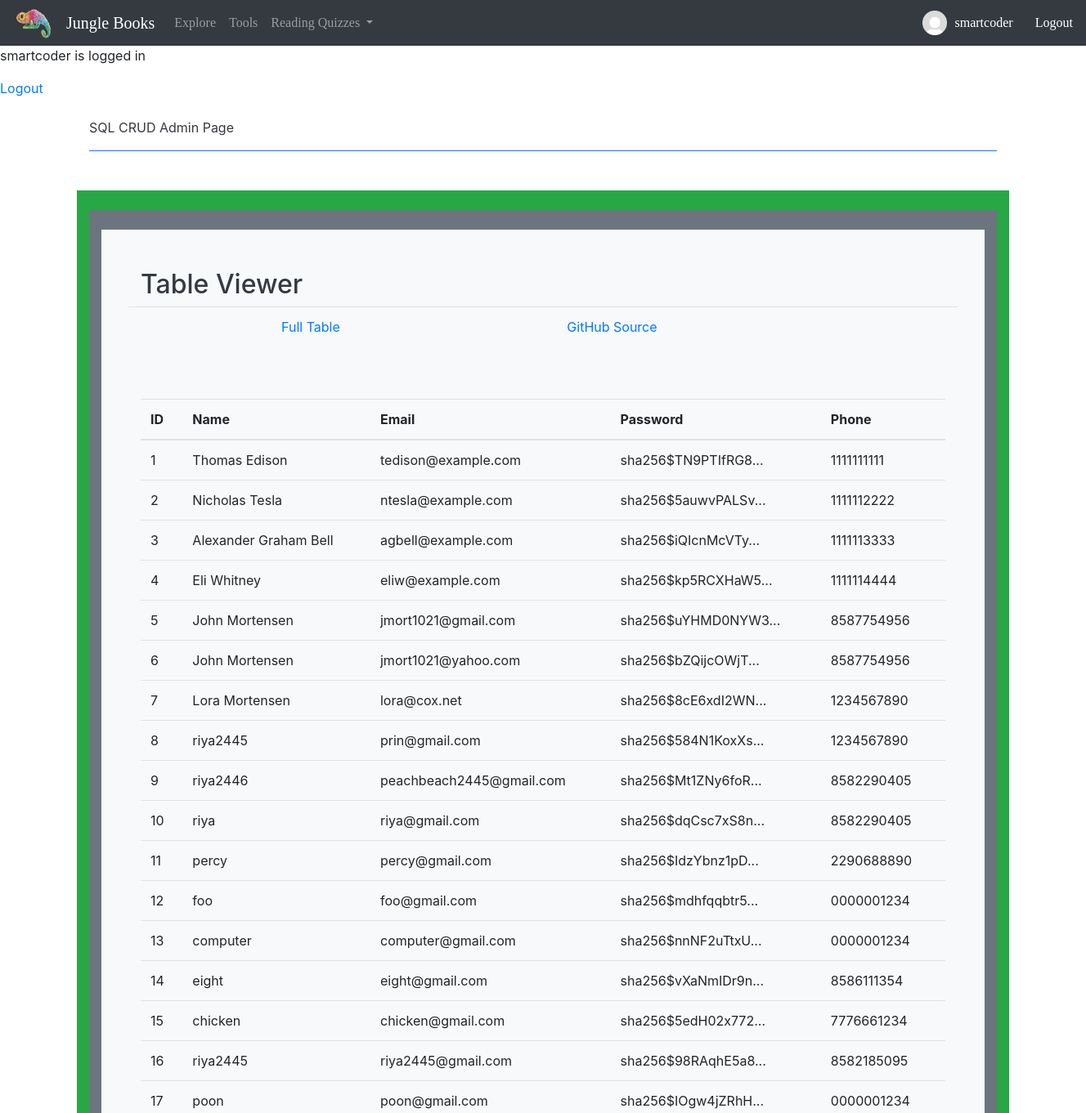
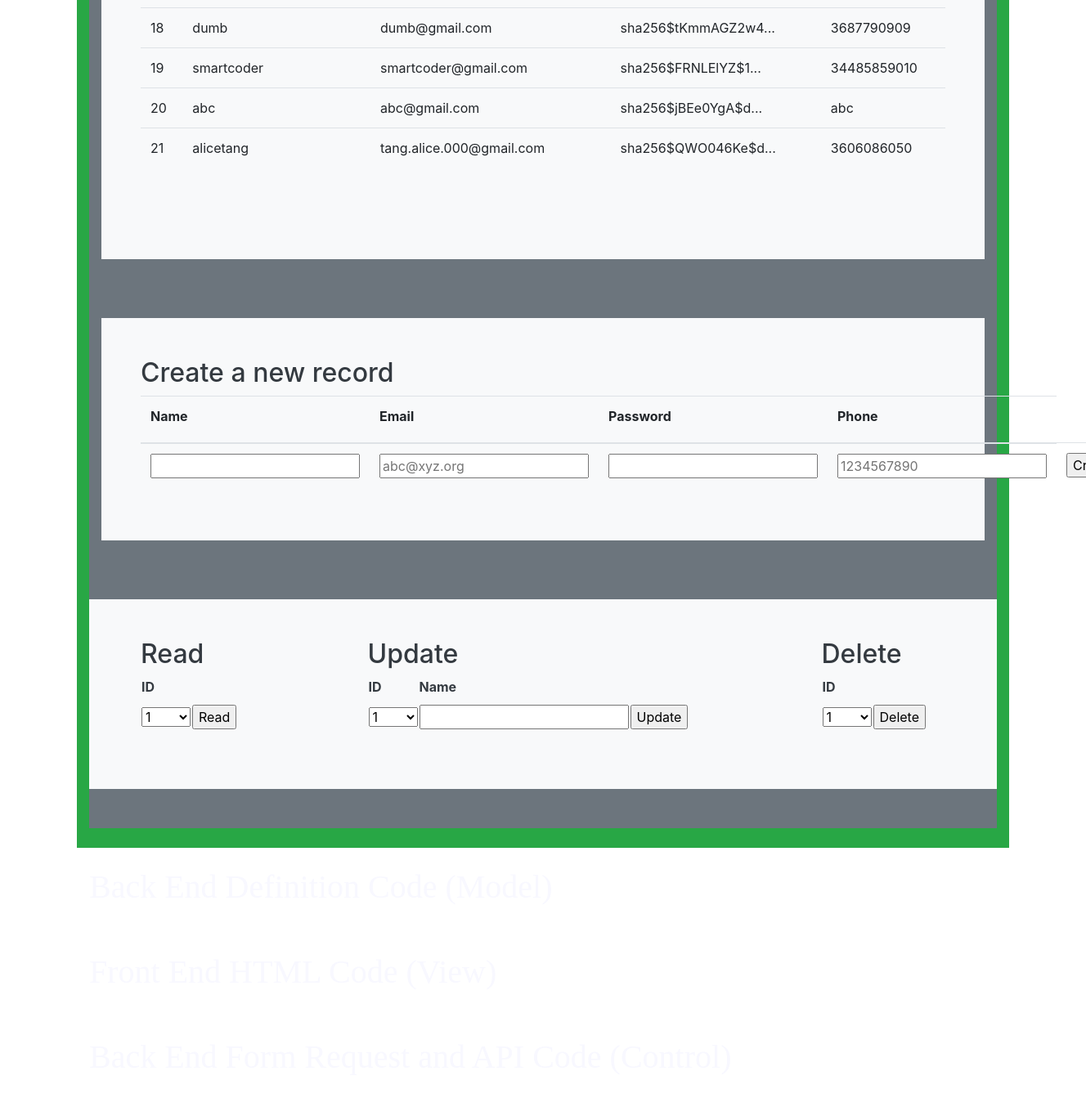
/crud/ (signed in), run on the app's committed database (2 pictures, top to bottom).
### cruddy/model.py (models this page shows, shortened)
class Users(UserMixin, db.Model):
    __tablename__ = 'users'
    userID = db.Column(db.Integer, primary_key=True)
    name = db.Column(db.String(255), unique=False, nullable=False)
    email = db.Column(db.String(255), unique=True, nullable=False)
    password = db.Column(db.String(255), unique=False, nullable=False)
    phone = db.Column(db.String(255), unique=False, nullable=False)
    notes = db.relationship("Notes", cascade='all, delete', backref='users', lazy=True)
    def read(self):
        return {
            "userID": self.userID,
            "name": self.name,
            "email": self.email,
            "password": self.password,
            "phone": self.phone,
            "query": "by_alc"  # This is for fun, a little watermark
        }
    def delete(self):
        db.session.delete(self)
        db.session.commit()
        return None

### cruddy/app_crud.py (the view)
@app_crud.route('/')
@login_required  # Flask-Login uses this decorator to restrict acess to logged in users
def crud():
    return render_template("crud.html", table=users_all())

### cruddy/query.py (called while the page is built)
def users_all():
    return users_all_alc()

def users_all_alc():
    table = Users.query.all()
    json_ready = [peep.read() for peep in table]
    return json_ready

@login_manager.user_loader
def user_loader(user_id):
    if user_id is not None:
        return Users.query.get(user_id)
    return None

### templates/crud.html (shortened to what this page needs)
<!DOCTYPE html>
{% extends "layouts/base.html" %}
{% block body %}
    {% if current_user.is_authenticated %}
        <p style ='...'> {{ current_user.name }} is logged in</p>
    {% endif %}
    <a href={{url_for('crud.crud_logout')}}>Logout</a>
    <div class="container py-4">
        <header class="pb-3 mb-4 border-bottom border-primary text-dark">
            <span class="fs-4">SQL CRUD Admin Page</span>
        </header>
    </div>
    <div class="container py-4 text-light bg-success">
        <div class="container bg-secondary py-4">
            <div class="p-5 mb-4 bg-light text-dark rounded-3">
                <h2>Table Viewer</h2>
                <div class="row align-items-md-stretch">
                    <table class="table">
                        <tbody>
                        <tr>
                            <td></td>
                            <td></td>
                            <td><a href={{url_for('crud.crud')}}>Full Table </a></td>
                            <td><a href="https://github.com/nighthawkcoders/nighthawk_csp/tree/master/crud">GitHub Source</a></td>
                        </tr>
                        </tbody>
                    </table>
                </div>
                <div class="row align-items-md-stretch">
                    <div class="container-fluid py-5">
                        <table class="table">
                            <thead>
                            <tr>
                                <th>ID</th>
                                <th>Name</th>
                                <th>Email</th>
                                <th>Password</th>
                                <th>Phone</th>
                            </tr>
                            </thead>
                            <tbody>
                            {% for row in table %}
                                {% set pn = "" ~ row['phone'] %}
                                {% set pnf = "(" ~ pn[0:3] ~ ")" ~ pn[3:6] ~ "-" ~ pn[6:10] %}
                                <tr>
                                    <td>{{ row['userID'] }}</td>
                                    <td>{{ row['name'] }}</td>
                                    <td>{{ row['email'] }}</td>
                                    <td>{{ row['password'] | truncate(20) }}</td>
                                    <td>{{ row['phone'] }}</td>
                                </tr>
                            {% endfor %}
                            </tbody>
                        </table>
                    </div>
                </div>
            </div>
        </div>
        <div class="container bg-secondary py-4">
            <div class="p-5 mb-4 bg-light text-dark rounded-3">
                <h2>Create a new record</h2>
                <form method="POST" ID="create" action={{url_for('crud.create')}} >
                    <table class="table">
                        <thead>
                        <tr>
                            <th><label for="name">Name</label></th>
                            <th><label for="email">Email</label></th>
                            <th><label for="password">Password</label></th>
                            <th><label for="phone">Phone</label></th>
                        </tr>
                        </thead>
                        <tbody>
                        <tr>
                            <td><input type="text" name="name" id="name" required></td>
                            <td><input type="email" name="email" id="email" placeholder="abc@xyz.org" required></td>
                            <td><input type="password" name="password" id="password" required></td>
                            <td><input type="tel" name="phone" id="phone" pattern="[0-9]{10}" placeholder="1234567890" required></td>
                            <td><input type="submit" value="Create"></td>
                        </tr>
                        </tbody>
                    </table>
                </form>
            </div>
        </div>
        <div class="container bg-secondary py-4">
            <div class="row mb-4 bg-light text-dark rounded-3">
                <div class="col-md-3">
                    <div class="p-5 mb-4 bg-light text-dark rounded-3">
                        <h2>Read</h2>
                        <form method="POST" ID="read" action={{url_for('crud.read')}} >
                            <table id="read_table">
                                <tr><th><label for="read_userid">ID</label></th></tr>
                                <tr>
                                    <td>
                                        <select name="userid" id="read_userid">
                                            <optgroup label="userid">
                                                {% for row in table %}
                                                    <option label="{{ row['userID'] }}">{{ row['userID'] }}</option>
                                                {% endfor %}
                                            </optgroup>
                                        </select>
                                    </td>
                                    <td>
                                        <input type="submit" value="Read">
                                    </td>
                                </tr>
                            </table>
                        </form>
                    </div>
                </div>
                <div class="col-md-6">
                    <div class="p-5 mb-4 bg-light text-dark rounded-3">
                        <h2>Update</h2>
                        <form method="POST" ID="update" action={{url_for('crud.update')}} >
                            <table id="update_table">
                                <tr>
                                    <th><label for="update_userid">ID</label></th>
                                    <th><label for="update_name">Name</label></th>
                                </tr>
                                <tr>
                                    <td>
                                        <select name="userid" id="update_userid">
                                            <optgroup label="userid">
                                                {% for row in table %}
                                                    <option label="{{ row['userID'] }}">{{ row['userID'] }}</option>
                                                {% endfor %}
                                            </optgroup>
                                        </select>
                                    </td>
                                    <td><input type="text" name="name" id="update_name" required></td>
                                    <td><input type="submit" value="Update"></td>
                                </tr>
                            </table>
                        </form>
                    </div>
                </div>
                <div class="col-md-3">
                    <div class="p-5 mb-4 bg-light text-dark rounded-3">
                        <h2>Delete</h2>
                        <form method="POST" ID="read" action={{url_for('crud.delete')}} >
                            <table id="read_table">
                                <tr><th><label for="delete_userid">ID</label></th></tr>
                                <tr>
                                    <td>
                                        <select name="userid" id="delete_userid">
                                            <optgroup label="userid">
                                                {% for row in table %}
                                                    <option label="{{ row['userID'] }}">{{ row['userID'] }}</option>
                                                {% endfor %}
                                            </optgroup>
                                        </select>
                                    </td>
                                    <td><input type="submit" value="Delete"></td>
                                </tr>
                            </table>
                        </form>
                    </div>
                </div>
            </div>
        </div>
    </div>
    <div class="container py-4">
        <h1 id="BE-MODEL">Back End Definition Code (Model) </h1>
    </div>
    <div class="container py-4">
        <h1 id="FE-VIEW">Front End HTML Code (View) </h1>
    </div>
    <div class="container py-4">
        <h1 id="BE-CONTROL">Back End Form Request and API Code (Control)</h1>
    </div>
{% endblock %}

### templates/layouts/navbar.html (shortened to what this page needs)
<html>
<head>
    <link rel="stylesheet" href="https://stackpath.bootstrapcdn.com/bootstrap/4.3.1/css/bootstrap.min.css">
</head>
<nav class="navbar navbar-expand-lg navbar-dark bg-dark" style="background-color: #c27370; font-family: Trebuchet MS;">
    <IMG SRC="/static/assets/curly.png/ " height="40px" width="50px" style="margin-right: 15px; font-family: Trebuchet MS">
    <a class="navbar-brand" href="{{ url_for('index') }}">Jungle Books</a>
    <div class="collapse navbar-collapse" id="navbarNavAltMarkup">
        <div class="navbar-nav">
            <a class="nav-link" href="{{ url_for('echoice') }}">Explore</a>
            <a class="nav-link" href="{{ url_for('tools') }}">Tools</a>
            <li class="nav-item dropdown">
                <a class="nav-link dropdown-toggle" href="#" id="navbarLabs" role="button" data-toggle="dropdown" aria-haspopup="true" aria-expanded="false">
                   Reading Quizzes
                </a>
            </li>
        </div>
    </div>
    <IMG SRC="/static/assets/profile.png/ " height="30px" width="30px" id="profile">
    {% if current_user.is_authenticated %}
        <p id="loggedin"> {{ current_user.name }} </p>
    {% endif %}
    <a id="logout" href={{url_for('crud.crud_logout')}}>Logout</a>
</nav>

### templates/layouts/base.html (style rules this page uses)
html, body { margin: 0; height: 100%; background-repeat:no-repeat; background-attachment:fixed; background-position:100% 100%; min-height:100%; min-width:100%; background-size:cover; margin: 0; height: 100%; animation: fadein 2s; -moz-animation: fadein 2s; -webkit-animation: fadein 2s; -o-animation: fadein 2s; background-color: white; font-family: "Trebuchet MS"; }
h1 { font-size: 5em; font-family:'Monotype Corsiva'; color:ghostwhite; }

### templates/layouts/navbar.html (style rules this page uses)
#profile { position: relative; right: 2.8%; }
#loggedin { position: relative; right: 2.1%; top: 8px; color: #ffffff; }
#logout { color: #ffffff; }

### data on the page
Users: name "smartcoder", userID "19", email "smartcoder@gmail.com", password "sha256$FRNLElYZ$1...", phone "34485859010"
Users: userID "1", name "Thomas Edison", email "tedison@example.com", password "sha256$TN9PTIfRG8...", phone "1111111111"
Users: userID "2", name "Nicholas Tesla", email "ntesla@example.com", password "sha256$5auwvPALSv...", phone "1111112222"
Users: userID "3", name "Alexander Graham Bell", email "agbell@example.com", password "sha256$iQIcnMcVTy...", phone "1111113333"
Users: userID "4", name "Eli Whitney", email "eliw@example.com", password "sha256$kp5RCXHaW5...", phone "1111114444"
Users: userID "5", name "John Mortensen", email "jmort1021@gmail.com", password "sha256$uYHMD0NYW3...", phone "8587754956"
Users: userID "6", name "John Mortensen", email "jmort1021@yahoo.com", password "sha256$bZQijcOWjT...", phone "8587754956"
Users: userID "7", name "Lora Mortensen", email "lora@cox.net", password "sha256$8cE6xdI2WN...", phone "1234567890"
Users: userID "8", name "riya2445", email "prin@gmail.com", password "sha256$584N1KoxXs...", phone "1234567890"
Users: userID "9", name "riya2446", email "peachbeach2445@gmail.com", password "sha256$Mt1ZNy6foR...", phone "8582290405"
Users: userID "10", name "riya", email "riya@gmail.com", password "sha256$dqCsc7xS8n...", phone "8582290405"
Users: userID "11", name "percy", email "percy@gmail.com", password "sha256$IdzYbnz1pD...", phone "2290688890"
Users: userID "12", name "foo", email "foo@gmail.com", password "sha256$mdhfqqbtr5...", phone "0000001234"
Users: userID "13", name "computer", email "computer@gmail.com", password "sha256$nnNF2uTtxU...", phone "0000001234"
Users: userID "14", name "eight", email "eight@gmail.com", password "sha256$vXaNmIDr9n...", phone "8586111354"
Users: userID "15", name "chicken", email "chicken@gmail.com", password "sha256$5edH02x772...", phone "7776661234"
Users: userID "16", name "riya2445", email "riya2445@gmail.com", password "sha256$98RAqhE5a8...", phone "8582185095"
Users: userID "17", name "poon", email "poon@gmail.com", password "sha256$IOgw4jZRhH...", phone "0000001234"
Users: userID "18", name "dumb", email "dumb@gmail.com", password "sha256$tKmmAGZ2w4...", phone "3687790909"
Users: userID "20", name "abc", email "abc@gmail.com", password "sha256$jBEe0YgA$d...", phone "abc"
Users: userID "21", name "alicetang", email "tang.alice.000@gmail.com", password "sha256$QWO046Ke$d...", phone "3606086050"

### other printed values
form field userid "1"
